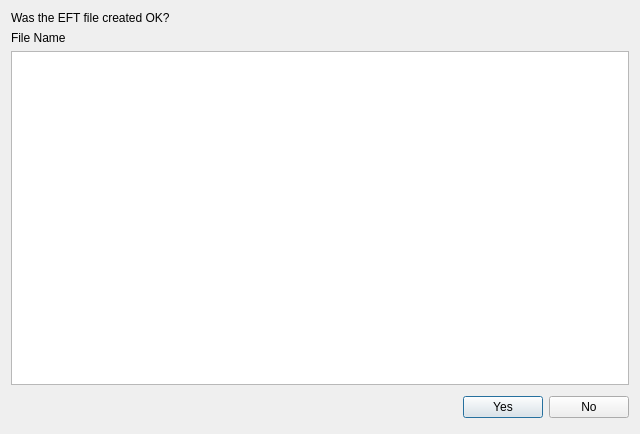
<?xml version="1.0" encoding="UTF-8"?>
<ui version="4.0">
 <comment>This file is part of the xTuple ERP: PostBooks Edition, a free and
open source Enterprise Resource Planning software suite,
Copyright (c) 1999-2019 by OpenMFG LLC, d/b/a xTuple.
It is licensed to you under the Common Public Attribution License
version 1.0, the full text of which (including xTuple-specific Exhibits)
is available at www.xtuple.com/CPAL.  By using this software, you agree
to be bound by its terms.</comment>
 <class>confirmAchOK</class>
 <widget class="QDialog" name="confirmAchOK">
  <property name="geometry">
   <rect>
    <x>0</x>
    <y>0</y>
    <width>640</width>
    <height>434</height>
   </rect>
  </property>
  <property name="windowTitle">
   <string>ACH File OK?</string>
  </property>
  <layout class="QVBoxLayout">
   <item>
    <widget class="QLabel" name="_achFileLit">
     <property name="text">
      <string>Was the EFT file created OK?</string>
     </property>
    </widget>
   </item>
   <item>
    <widget class="QLabel" name="_filename">
     <property name="text">
      <string>File Name</string>
     </property>
    </widget>
   </item>
   <item>
    <widget class="QTextEdit" name="_fileContents">
     <property name="lineWrapMode">
      <enum>QTextEdit::FixedColumnWidth</enum>
     </property>
     <property name="lineWrapColumnOrWidth">
      <number>94</number>
     </property>
     <property name="textInteractionFlags">
      <set>Qt::TextSelectableByMouse</set>
     </property>
    </widget>
   </item>
   <item>
    <layout class="QHBoxLayout">
     <property name="topMargin">
      <number>5</number>
     </property>
     <property name="bottomMargin">
      <number>5</number>
     </property>
     <item>
      <spacer>
       <property name="orientation">
        <enum>Qt::Horizontal</enum>
       </property>
       <property name="sizeHint" stdset="0">
        <size>
         <width>40</width>
         <height>20</height>
        </size>
       </property>
      </spacer>
     </item>
     <item>
      <widget class="QPushButton" name="_yes">
       <property name="text">
        <string>Yes</string>
       </property>
       <property name="default">
        <bool>true</bool>
       </property>
      </widget>
     </item>
     <item>
      <widget class="QPushButton" name="_no">
       <property name="text">
        <string>No</string>
       </property>
      </widget>
     </item>
    </layout>
   </item>
  </layout>
 </widget>
 <resources/>
 <connections>
  <connection>
   <sender>_yes</sender>
   <signal>clicked()</signal>
   <receiver>confirmAchOK</receiver>
   <slot>accept()</slot>
   <hints>
    <hint type="sourcelabel">
     <x>565</x>
     <y>421</y>
    </hint>
    <hint type="destinationlabel">
     <x>362</x>
     <y>378</y>
    </hint>
   </hints>
  </connection>
  <connection>
   <sender>_no</sender>
   <signal>clicked()</signal>
   <receiver>confirmAchOK</receiver>
   <slot>reject()</slot>
   <hints>
    <hint type="sourcelabel">
     <x>627</x>
     <y>421</y>
    </hint>
    <hint type="destinationlabel">
     <x>282</x>
     <y>363</y>
    </hint>
   </hints>
  </connection>
 </connections>
</ui>
